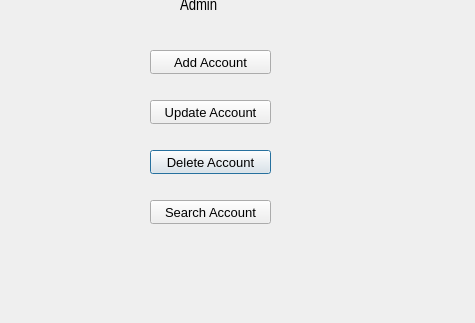
<?xml version="1.0" encoding="UTF-8"?>
<ui version="4.0">
 <class>Admin</class>
 <widget class="QDialog" name="Admin">
  <property name="windowModality">
   <enum>Qt::WindowModal</enum>
  </property>
  <property name="geometry">
   <rect>
    <x>0</x>
    <y>0</y>
    <width>475</width>
    <height>323</height>
   </rect>
  </property>
  <property name="windowTitle">
   <string>Dialog</string>
  </property>
  <widget class="QPushButton" name="removeAccountButton">
   <property name="geometry">
    <rect>
     <x>150</x>
     <y>150</y>
     <width>121</width>
     <height>24</height>
    </rect>
   </property>
   <property name="font">
    <font>
     <family>Arial</family>
     <pointsize>10</pointsize>
    </font>
   </property>
   <property name="text">
    <string>Delete Account</string>
   </property>
  </widget>
  <widget class="QLabel" name="label">
   <property name="geometry">
    <rect>
     <x>180</x>
     <y>-10</y>
     <width>81</width>
     <height>31</height>
    </rect>
   </property>
   <property name="font">
    <font>
     <family>Arial Narrow</family>
     <pointsize>12</pointsize>
    </font>
   </property>
   <property name="text">
    <string>Admin</string>
   </property>
  </widget>
  <widget class="QPushButton" name="pushButton_5">
   <property name="geometry">
    <rect>
     <x>150</x>
     <y>200</y>
     <width>121</width>
     <height>24</height>
    </rect>
   </property>
   <property name="font">
    <font>
     <family>Arial</family>
     <pointsize>10</pointsize>
    </font>
   </property>
   <property name="text">
    <string>Search Account</string>
   </property>
  </widget>
  <widget class="QPushButton" name="pushButton_2">
   <property name="geometry">
    <rect>
     <x>150</x>
     <y>100</y>
     <width>121</width>
     <height>24</height>
    </rect>
   </property>
   <property name="font">
    <font>
     <family>Arial</family>
     <pointsize>10</pointsize>
    </font>
   </property>
   <property name="text">
    <string>Update Account</string>
   </property>
  </widget>
  <widget class="QPushButton" name="addAccountButton">
   <property name="geometry">
    <rect>
     <x>150</x>
     <y>50</y>
     <width>121</width>
     <height>24</height>
    </rect>
   </property>
   <property name="font">
    <font>
     <family>Arial</family>
     <pointsize>10</pointsize>
    </font>
   </property>
   <property name="text">
    <string>Add Account</string>
   </property>
  </widget>
 </widget>
 <resources/>
 <connections/>
</ui>
